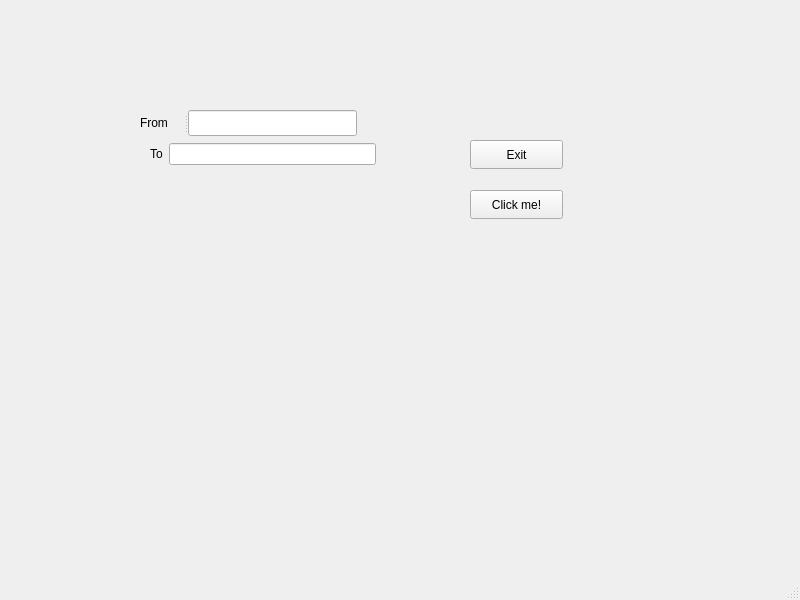
<?xml version="1.0" encoding="UTF-8"?>
<ui version="4.0">
 <class>destination</class>
 <widget class="QMainWindow" name="destination">
  <property name="geometry">
   <rect>
    <x>0</x>
    <y>0</y>
    <width>800</width>
    <height>600</height>
   </rect>
  </property>
  <property name="windowTitle">
   <string>MainWindow</string>
  </property>
  <widget class="QWidget" name="centralwidget">
   <widget class="QPushButton" name="pushButton">
    <property name="geometry">
     <rect>
      <x>470</x>
      <y>190</y>
      <width>93</width>
      <height>29</height>
     </rect>
    </property>
    <property name="text">
     <string>Click me!</string>
    </property>
   </widget>
   <widget class="QPushButton" name="pushButton_2">
    <property name="geometry">
     <rect>
      <x>470</x>
      <y>140</y>
      <width>93</width>
      <height>29</height>
     </rect>
    </property>
    <property name="text">
     <string>Exit</string>
    </property>
   </widget>
   <widget class="QSplitter" name="splitter">
    <property name="geometry">
     <rect>
      <x>140</x>
      <y>110</y>
      <width>217</width>
      <height>26</height>
     </rect>
    </property>
    <property name="orientation">
     <enum>Qt::Horizontal</enum>
    </property>
    <widget class="QLabel" name="label">
     <property name="text">
      <string>From</string>
     </property>
    </widget>
    <widget class="QLineEdit" name="lineEdit_From"/>
   </widget>
   <widget class="QWidget" name="">
    <property name="geometry">
     <rect>
      <x>150</x>
      <y>140</y>
      <width>226</width>
      <height>28</height>
     </rect>
    </property>
    <layout class="QHBoxLayout" name="horizontalLayout">
     <item>
      <widget class="QLabel" name="label_2">
       <property name="text">
        <string>To</string>
       </property>
      </widget>
     </item>
     <item>
      <widget class="QLineEdit" name="lineEdit_To"/>
     </item>
    </layout>
   </widget>
  </widget>
  <widget class="QMenuBar" name="menubar">
   <property name="geometry">
    <rect>
     <x>0</x>
     <y>0</y>
     <width>800</width>
     <height>26</height>
    </rect>
   </property>
  </widget>
  <widget class="QStatusBar" name="statusbar"/>
 </widget>
 <resources/>
 <connections/>
</ui>
